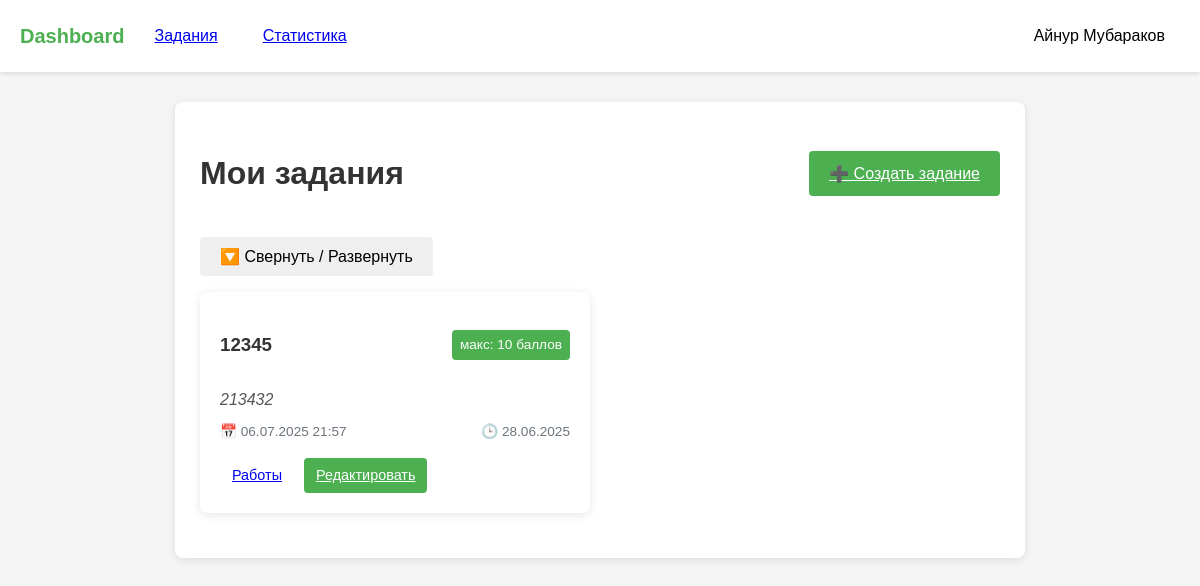
/assignments (signed in), run on the app's committed database.
### models.py (models this page shows)
class User(UserMixin, db.Model):
    id = db.Column(db.Integer, primary_key=True)
    name = db.Column(db.String(150))
    email = db.Column(db.String(150), unique=True)
    password = db.Column(db.String(150))
    role = db.Column(db.String(50))  # 'student' or 'teacher'
    group = db.Column(db.String(50))
    first_name = db.Column(db.String(150))
    last_name = db.Column(db.String(150))
    age = db.Column(db.Integer)
    gender = db.Column(db.String(10))  # 'male', 'female', 'other'
    students = db.relationship(
        'User',
        secondary=teacher_student,
        primaryjoin=(id == teacher_student.c.teacher_id),
        secondaryjoin=(id == teacher_student.c.student_id),
        backref=db.backref('teachers', lazy='dynamic'),
        lazy='dynamic'
    )

class Assignment(db.Model):
    id = db.Column(db.Integer, primary_key=True)
    title = db.Column(db.String(100), nullable=False)
    description = db.Column(db.Text, nullable=False)
    deadline = db.Column(db.DateTime)
    max_score = db.Column(db.Integer, default=10)
    teacher_id = db.Column(db.Integer, db.ForeignKey('user.id'))
    created_at = db.Column(db.DateTime, default=datetime.utcnow)
    submissions = db.relationship('Submission', backref='assignment', lazy=True)
    questions = db.relationship('Question', backref='assignment', cascade='all, delete-orphan', lazy=True)

### main.py (the view, shortened to what this page needs)
@main.route('/assignments')
@login_required
def assignments_list():
    if current_user.role == 'teacher':
        assignments = Assignment.query.filter_by(teacher_id=current_user.id).order_by(Assignment.created_at.desc()).all()
        return render_template('assignments.html', assignments=assignments)
    else:
        abort(403)

### app.py (called while the page is built)
def create_app():
    app = Flask(__name__)
    app.config['SECRET_KEY'] = 'your_secret_key'
    app.config['SQLALCHEMY_DATABASE_URI'] = 'sqlite:///data.db'
    app.config['SQLALCHEMY_TRACK_MODIFICATIONS'] = False
    app.config['TEMPLATES_AUTO_RELOAD'] = True
    db.init_app(app)
    login_manager.init_app(app)
    login_manager.login_view = 'auth.login'
    from models import User
    @login_manager.user_loader
    def load_user(user_id):
        return User.query.get(int(user_id))
    from auth import auth as auth_blueprint
    app.register_blueprint(auth_blueprint)
    from main import main as main_blueprint
    app.register_blueprint(main_blueprint)
    return app

### templates/assignments.html (shortened to what this page needs)
{% extends "base.html" %}
{% block content %}
<div class="form-container">
    <div style="display: flex; justify-content: space-between; align-items: center;">
        <h1>Мои задания</h1>
        <a href="{{ url_for('main.create_assignment') }}" class="btn btn-primary">➕ Создать задание</a>
    </div>
    <button onclick="toggleAssignments()" class="btn mt-2">🔽 Свернуть / Развернуть</button>
    <div id="assignmentsSection" class="assignments-grid mt-2">
        {% for assignment in assignments %}
        <div class="assignment-card">
            <div class="card-header">
                <h3>{{ assignment.title }}</h3>
                <span class="score-label">макс: {{ assignment.max_score }} баллов</span>
            </div>
            <p class="assignment-description">{{ assignment.description }}</p>
            <div class="assignment-meta">
                <span class="deadline">📅 {{ assignment.deadline.strftime('%d.%m.%Y %H:%M') if assignment.deadline else 'Без срока' }}</span>
                <span class="created-at">🕒 {{ assignment.created_at.strftime('%d.%m.%Y') }}</span>
            </div>
            <div class="assignment-actions">
                <a href="{{ url_for('main.view_submissions', assignment_id=assignment.id) }}" class="btn btn-small">Работы</a>
                <a href="{{ url_for('main.edit_assignment', assignment_id=assignment.id) }}" class="btn btn-small btn-primary">Редактировать</a>
            </div>
        </div>
        {% endfor %}
    </div>
</div>
{% endblock %}

### templates/base.html (shortened to what this page needs)
<!DOCTYPE html>
<html lang="ru">
<head>
    <link rel="stylesheet" href="../static/style.css">
</head>
<body>
    <header class="header">
        <nav class="navbar">
            <div class="nav-left">
                <a href="{{ url_for('main.dashboard') }}" class="logo">Dashboard</a>
                {% if current_user.is_authenticated %}
                    {% if current_user.role == 'teacher' %}
                        <a href="{{ url_for('main.create_assignment') }}" class="nav-btn">Задания</a>
                    {% else %}
                        <a href="{{ url_for('main.assignments_list') }}" class="nav-btn">Задания</a>
                    {% endif %}
                    <a href="{{ url_for('main.statistics') }}" class="nav-btn">Статистика</a>
                {% endif %}
            </div>
            <div class="nav-right">
                {% if current_user.is_authenticated %}
                <div class="profile-dropdown">
                    <button class="nav-btn profile-btn">{{ current_user.name }}{% if current_user.last_name %} {{ current_user.last_name }}{% endif %}</button>
                </div>
                {% else %}
                <a href="{{ url_for('auth.login') }}" class="nav-btn">Вход</a>
                {% endif %}
            </div>
        </nav>
    </header>
    <main>
        {% block content %}{% endblock %}
    </main>
</body>
</html>

### static/style.css (style rules this page uses)
:root { --primary-color: #4CAF50; --primary-hover: #45a049; --danger-color: #dc3545; --danger-hover: #c82333; --text-color: #333; --light-gray: #f8f9fa; --medium-gray: #e9ecef; --dark-gray: #6c757d; --shadow: 0 2px 10px rgba(0, 0, 0, 0.1); }
body { margin: 0; font-family: 'Arial', sans-serif; background-color: #f5f5f5; color: var(--text-color); line-height: 1.6; }
.navbar { display: flex; justify-content: space-between; align-items: center; padding: 15px 20px; background-color: white; box-shadow: 0 2px 4px rgba(0, 0, 0, 0.1); }
.nav-left, .nav-right { display: flex; align-items: center; gap: 15px; }
.logo { font-size: 1.25rem; font-weight: bold; color: var(--primary-color); text-decoration: none; transition: color 0.3s; }
.nav-btn { padding: 8px 15px; background: none; border: none; cursor: pointer; font-size: 1rem; border-radius: 4px; transition: all 0.3s; }
.profile-dropdown { position: relative; }
.assignment-card { background: white; border-radius: 8px; padding: 20px; margin-bottom: 20px; box-shadow: var(--shadow); transition: transform 0.3s, box-shadow 0.3s; }
.form-container { max-width: 800px; margin: 30px auto; padding: 25px; background: white; border-radius: 8px; box-shadow: var(--shadow); }
.btn { display: inline-block; padding: 10px 20px; border: none; border-radius: 4px; font-size: 1rem; cursor: pointer; text-align: center; transition: background 0.3s; }
.btn-primary { background-color: var(--primary-color); color: white; }
.btn-small { padding: 6px 12px; font-size: 0.9rem; }
.assignments-grid { display: grid; grid-template-columns: repeat(auto-fill, minmax(300px, 1fr)); gap: 20px; }
.mt-2 { margin-top: 1rem; }
.card-header { display: flex; justify-content: space-between; align-items: center; margin-bottom: 0.5rem; }
.score-label { background-color: var(--primary-color); color: white; padding: 4px 8px; border-radius: 4px; font-size: 0.85rem; }
.assignment-description { margin: 0.5rem 0; font-style: italic; color: #555; }
.assignment-meta { font-size: 0.85rem; color: var(--dark-gray); margin-bottom: 1rem; display: flex; justify-content: space-between; }
.assignment-actions { display: flex; gap: 10px; }

### data on the page
User: name "Айнур", last_name "Мубараков"
Assignment: title "12345", max_score "10", description "213432", deadline "06.07.2025 21:57", created_at "28.06.2025"
